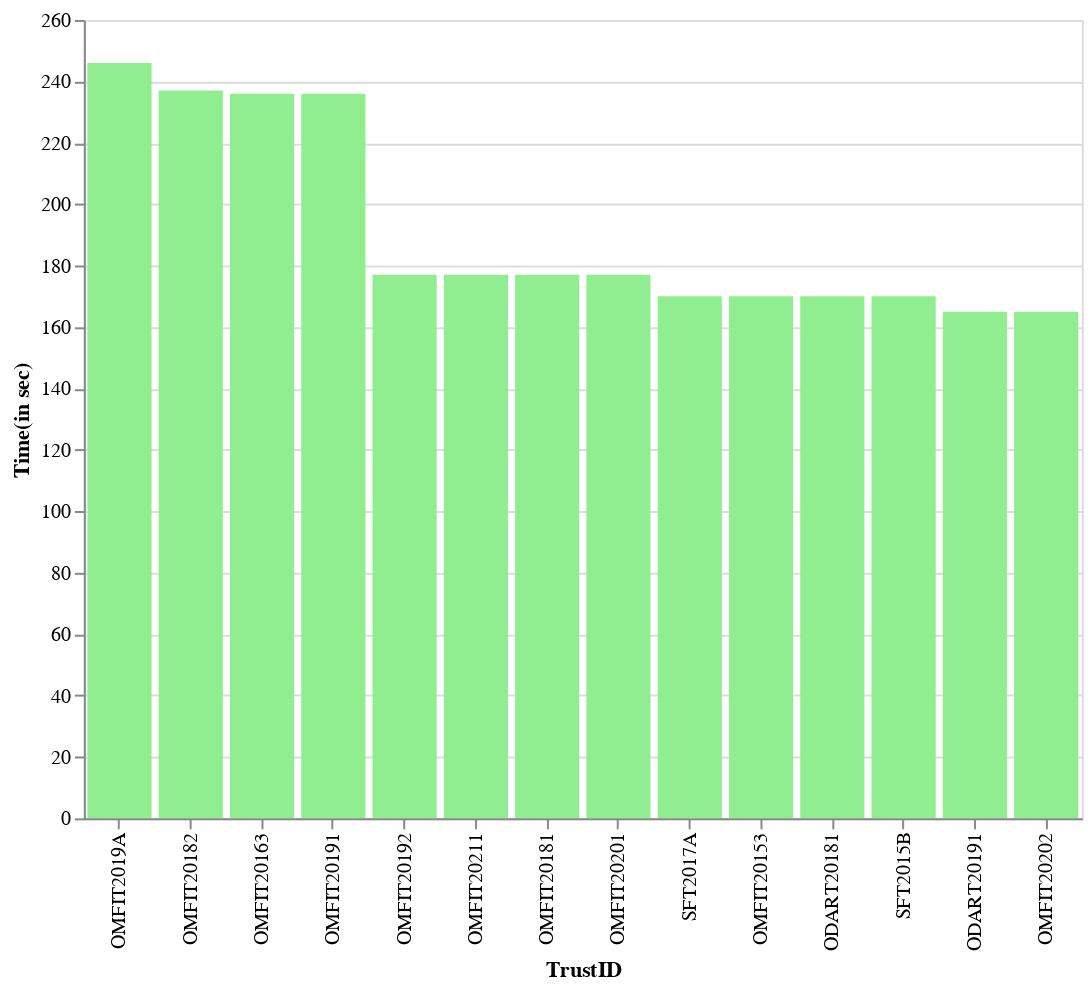

This figure's notebook cell:
### Markdown cell above
## Widget for Iterations ##

### Code cell
iteration_list = ['Iteration-' + str(i) for i in range(1, len(result)+1)]

w = widgets.Dropdown(
    options=iteration_list,
    value=iteration_list[0],
    description='Iteration:',
)

display(w)

def display_fnc(iter_list = iteration_list):
    for i in iter_list:
        get_index = str(i).split('-')[1]
        my_index=int(get_index)-1
        make_chart(result[my_index]).display()
        display(result[my_index].sort_values('Time(in sec)', ascending=False))

def on_change(change):
    if change['name'] == 'value' and (change['new'] != change['old']):
        get_index = str(change['new']).split('-')[1]
        clear_output()
        display(w)
        display(make_chart(result[int(get_index)-1]))
        display(result[int(get_index)-1].sort_values('Time(in sec)', ascending=False))

w.observe(on_change)

### Figure 1 — Vega-Lite specification as saved in the notebook (floating-point values rounded to 4 significant figures)
{"config": {"view": {"continuousWidth": 400, "continuousHeight": 300}}, "data": {"name": "data-d5e43ae6050ded87eda7a793c0d77cb5"}, "mark": "bar", "encoding": {"color": {"condition": {"value": "lightgreen", "selection": "selector001"}, "value": "gray"}, "tooltip": [{"type": "nominal", "field": "TrustID"}, {"type": "nominal", "field": "Time Taken (h:m:s)"}], "x": {"type": "nominal", "field": "TrustID", "sort": "-y"}, "y": {"type": "quantitative", "field": "Time(in sec)"}}, "height": 400, "selection": {"selector002": {"type": "interval", "bind": "scales", "encodings": ["x", "y"]}, "selector001": {"type": "interval", "encodings": ["x"]}}, "width": 500, "$schema": "https://vega.github.io/schema/vega-lite/v4.8.1.json", "datasets": {"data-d5e43ae6050ded87eda7a793c0d77cb5": [{"TrustID": "SFT2017A", "Time Taken (h:m:s)": "0:2:50", "Time(in sec)": 170}, {"TrustID": "OMFIT20163", "Time Taken (h:m:s)": "0:3:56", "Time(in sec)": 236}, {"TrustID": "OMFIT20192", "Time Taken (h:m:s)": "0:2:57", "Time(in sec)": 177}, {"TrustID": "OMFIT20153", "Time Taken (h:m:s)": "0:2:50", "Time(in sec)": 170}, {"TrustID": "OMFIT20211", "Time Taken (h:m:s)": "0:2:57", "Time(in sec)": 177}, {"TrustID": "ODART20181", "Time Taken (h:m:s)": "0:2:50", "Time(in sec)": 170}, {"TrustID": "ODART20191", "Time Taken (h:m:s)": "0:2:45", "Time(in sec)": 165}, {"TrustID": "OMFIT2019A", "Time Taken (h:m:s)": "0:4:6", "Time(in sec)": 246}, {"TrustID": "OMFIT20181", "Time Taken (h:m:s)": "0:2:57", "Time(in sec)": 177}, {"TrustID": "OMFIT20202", "Time Taken (h:m:s)": "0:2:45", "Time(in sec)": 165}, {"TrustID": "SFT2015B", "Time Taken (h:m:s)": "0:2:50", "Time(in sec)": 170}, {"TrustID": "OMFIT20201", "Time Taken (h:m:s)": "0:2:57", "Time(in sec)": 177}, {"TrustID": "OMFIT20182", "Time Taken (h:m:s)": "0:3:57", "Time(in sec)": 237}, {"TrustID": "OMFIT20191", "Time Taken (h:m:s)": "0:3:56", "Time(in sec)": 236}]}}
